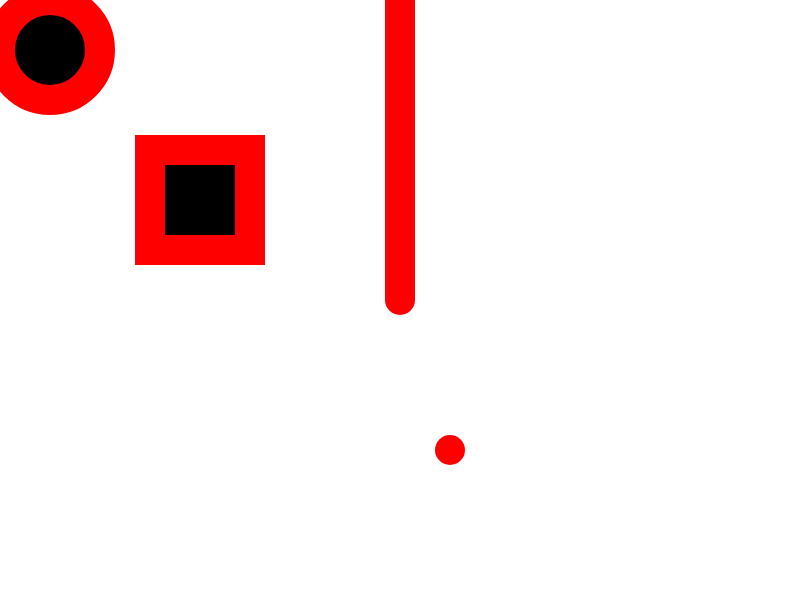
Frame 1 (no input)
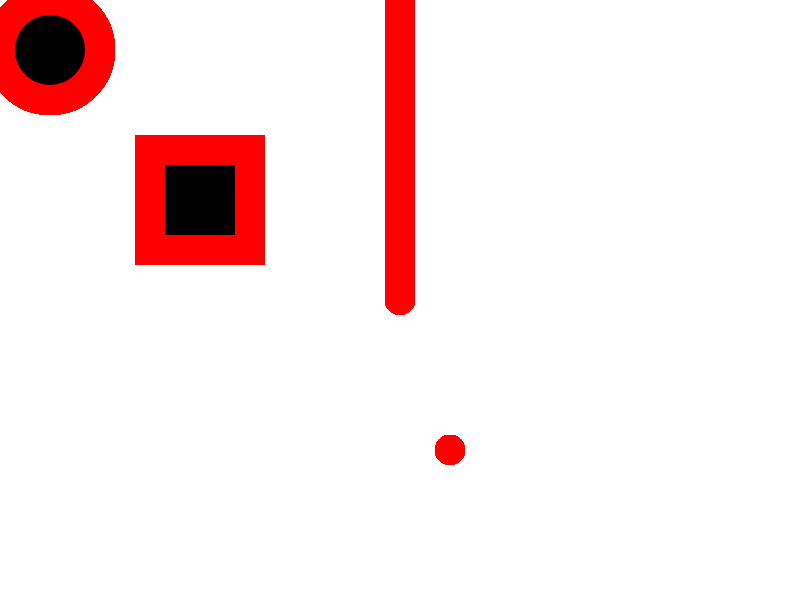
Frame 60 (no input)
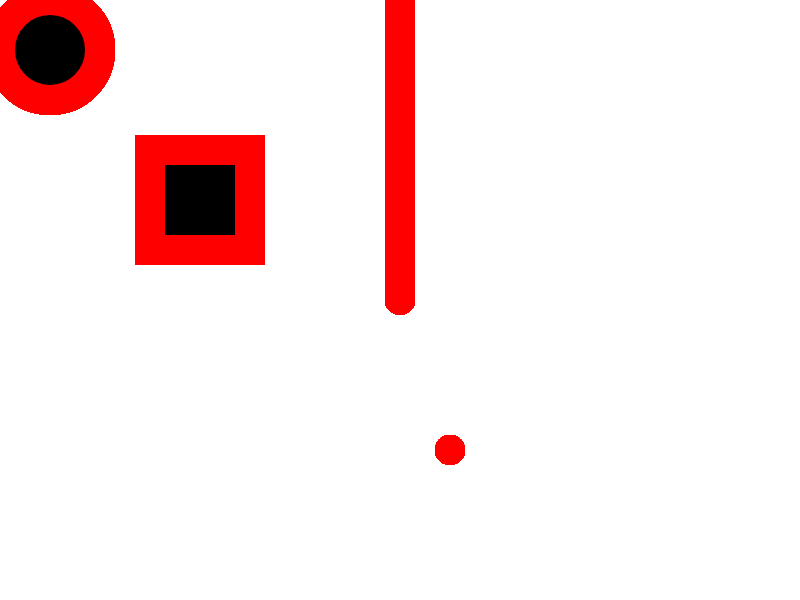
Frame 120 (the mouse pressed at the canvas centre since frame 60)

The p5.js sketch that drew these frames (run headless with seeded random() and noise() and a simulated clock; from frame 60 on, the mouse is pressed at the canvas centre):

// p5.js sketch
// ── sketch.js
function setup() {
  createCanvas(800, 600);
  background(255); // one number 0-255 is dark to light
  fill(0); // black interior
  //noFill();
  stroke(255, 0, 0); // three numbers (RGB) - red edges
  strokeWeight(30); // thickness of the line
  //noStroke();
}

function draw() {
  ellipse(50, 50, 100, 100); // circle
  rect(150, 150, 100, 100); // square
  line(400, 0, 400, 300); // line
  point(450, 450); // dot
}
